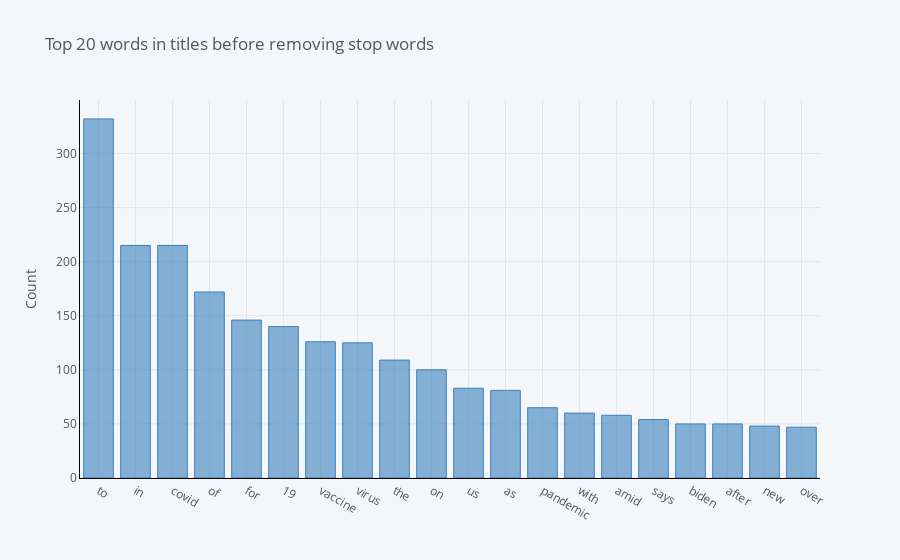

The notebook cell saved with this chart:
### Code cell
def get_top_n_words(corpus, n=None):
    vec = CountVectorizer().fit(corpus)
    bag_of_words = vec.transform(corpus)
    sum_words = bag_of_words.sum(axis=0) 
    words_freq = [(word, sum_words[0, idx]) for word, idx in vec.vocabulary_.items()]
    words_freq =sorted(words_freq, key = lambda x: x[1], reverse=True)
    return words_freq[:n]
common_words = get_top_n_words(df['title'], 20)
df1 = pd.DataFrame(common_words, columns = ['title' , 'count'])
df1.groupby('title').sum()['count'].sort_values(ascending=False).iplot(
    kind='bar', yTitle='Count', linecolor='black', title='Top 20 words in titles before removing stop words',
    color='blue')

### Figure 1 — Plotly figure (JSON) as saved in the notebook; plotly's stock layout.template omitted (floating-point values rounded to 4 significant figures)
{"data": [{"marker": {"color": "rgba(55, 128, 191, 0.6)", "line": {"color": "rgba(55, 128, 191, 1.0)", "width": 1}}, "name": "count", "orientation": "v", "text": "", "type": "bar", "x": ["to", "in", "covid", "of", "for", "19", "vaccine", "virus", "the", "on", "us", "as", "pandemic", "with", "amid", "says", "biden", "after", "new", "over"], "y": [332, 215, 215, 172, 146, 140, 126, 125, 109, 100, 83, 81, 65, 60, 58, 54, 50, 50, 48, 47]}], "layout": {"legend": {"bgcolor": "#F5F6F9", "font": {"color": "#4D5663"}}, "paper_bgcolor": "#F5F6F9", "plot_bgcolor": "#F5F6F9", "title": {"font": {"color": "#4D5663"}, "text": "Top 20 words in titles before removing stop words"}, "xaxis": {"gridcolor": "#E1E5ED", "linecolor": "black", "showgrid": true, "tickfont": {"color": "#4D5663"}, "title": {"font": {"color": "#4D5663"}, "text": ""}, "zerolinecolor": "#E1E5ED"}, "yaxis": {"gridcolor": "#E1E5ED", "linecolor": "black", "showgrid": true, "tickfont": {"color": "#4D5663"}, "title": {"font": {"color": "#4D5663"}, "text": "Count"}, "zerolinecolor": "#E1E5ED"}}}
